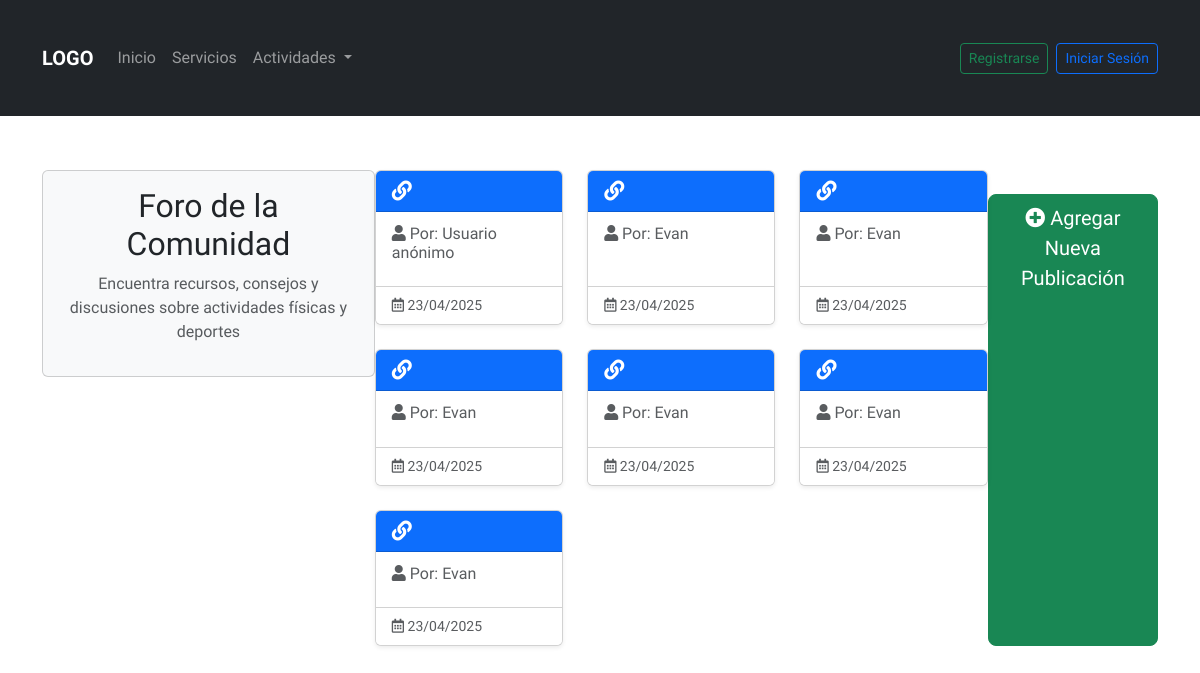
Before: /foro.php with the older database file.
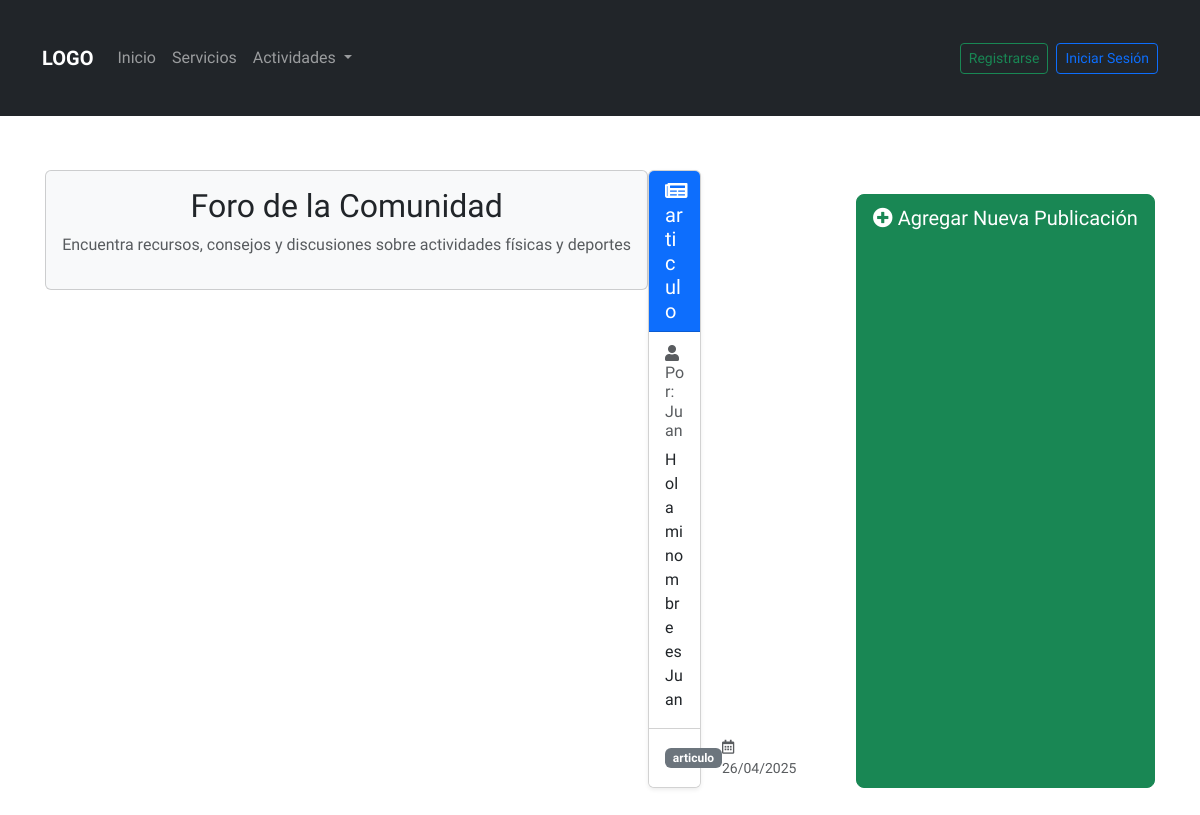
After: the same page with the newer database file.
### tables this page shows
CREATE TABLE `foro` (
  `PUBLICACION_ID` int(11) NOT NULL,
  `USUARIO_ID` int(11) DEFAULT NULL,
  `CONTENIDO` varchar(255) DEFAULT NULL,
  `FECHA_PUBLICACION` date DEFAULT NULL,
  `TIPO` varchar(100) DEFAULT NULL
);

CREATE TABLE `usuarios` (
  `USUARIOS_ID` int(11) NOT NULL,
  `NOMBRE` varchar(100) DEFAULT NULL,
  `APELLIDO` varchar(100) DEFAULT NULL,
  `EMAIL` varchar(100) DEFAULT NULL,
  `PASSWORD` varchar(255) DEFAULT NULL,
  `ROL` varchar(10) DEFAULT NULL,
  `FECHA_REGISTRO` date DEFAULT NULL
);

### foro.php (the view, shortened to what this page needs)
<?php
    require_once('functions/conexion.php');
    require_once('includes/header.php');
    require_once('includes/navbar.php');
?>
<div class="container mt-4">
    <div class="row mb-4">
        <div class="col-12">
            <div class="card bg-light">
                <div class="card-body">
                    <h2 class="text-center">Foro de la Comunidad</h2>
                    <p class="text-center text-muted">Encuentra recursos, consejos y discusiones sobre actividades físicas y deportes</p>
                </div>
            </div>
        </div>
    </div>
    <div class="row">
        <?php
        $query = "SELECT PUBLICACION_ID, USUARIO_ID, CONTENIDO, FECHA_PUBLICACION, TIPO,
                         usuarios.NOMBRE
                  FROM foro
                  LEFT JOIN usuarios ON foro.USUARIO_ID = usuarios.USUARIOS_ID
                  ORDER BY FECHA_PUBLICACION DESC";
        $result = $conexion->query($query);
        if ($result && $result->num_rows > 0) {
            while ($row = $result->fetch_assoc()) {
                $icon = "fas fa-link";
                if ($row['TIPO'] == 'video') {
                    $icon = "fas fa-video";
                } elseif ($row['TIPO'] == 'imagen') {
                    $icon = "fas fa-image";
                } elseif ($row['TIPO'] == 'articulo') {
                    $icon = "fas fa-newspaper";
                }
        ?>
            <div class="col-md-4 mb-4">
                <div class="card h-100 shadow-sm">
                    <div class="card-header bg-primary text-white">
                        <h5 class="card-title mb-0">
                            <i class="<?php echo $icon; ?>"></i> <?php echo htmlspecialchars($row['TIPO']); ?>
                        </h5>
                    </div>
                    <div class="card-body">
                        <h6 class="card-subtitle mb-2 text-muted">
                            <i class="fas fa-user"></i> Por: <?php echo $row['NOMBRE'] ? htmlspecialchars($row['NOMBRE']) : 'Usuario anónimo'; ?>
                        </h6>
                        <p class="card-text"><?php echo htmlspecialchars($row['CONTENIDO']); ?></p>
                    </div>
                    <div class="card-footer bg-white">
                        <div class="d-flex justify-content-between align-items-center">
                            <span class="badge bg-secondary"><?php echo htmlspecialchars($row['TIPO']); ?></span>
                            <small class="text-muted">
                                <i class="far fa-calendar-alt"></i> <?php echo date('d/m/Y', strtotime($row['FECHA_PUBLICACION'])); ?>
                            </small>
                        </div>
                    </div>
                </div>
            </div>
        <?php
            }
        } else {
            echo '<div class="alert alert-info text-center">No hay publicaciones disponibles en el foro. ¡Sé el primero en compartir algo!</div>';
        }
        ?>
    </div>
    <div class="d-flex justify-content-center mt-4 mb-4">
        <a href="functions/Post.php" class="btn btn-success btn-lg">
            <i class="fas fa-plus-circle"></i> Agregar Nueva Publicación
        </a>
    </div>
</div>
<?php require_once('includes/footer.php'); ?>

### includes/header.php (shortened to what this page needs)
<!DOCTYPE html>
<html lang="en">
<head>
    <link rel="stylesheet" href="assets/styles/styles.css">
    <link rel="stylesheet" href="assets/styles/solicitudes.css">
    <link href="https://cdn.jsdelivr.net/npm/bootstrap@5.3.5/dist/css/bootstrap.min.css" rel="stylesheet">
</head>
<body>

### includes/navbar.php (shortened to what this page needs)
<nav class="navbar navbar-expand-lg navbar-dark bg-dark">
  <div class="container">
    <a class="navbar-brand" href="index.php">
      <span class="fw-bold">LOGO</span>
    </a>
    <div class="collapse navbar-collapse justify-content-between" id="navbarNav">
      <ul class="navbar-nav">
        <li class="nav-item">
          <a class="nav-link" href="index.php">Inicio</a>
        </li>
        <li class="nav-item">
          <a class="nav-link" href="servicios.php">Servicios</a>
        </li>
        <li class="nav-item dropdown">
          <a class="nav-link dropdown-toggle" href="#" role="button" data-bs-toggle="dropdown" aria-expanded="false">
            Actividades
          </a>
        </li>
      </ul>
      <div class="d-flex align-items-center">
        <?php if (isset($_SESSION['usuario'])): ?>
          <span class="text-light me-3">Hola, <?php echo $_SESSION['usuario']['NOMBRE']; ?></span>
          <a href="perfil.php" class="btn btn-outline-primary btn-sm me-2">Mi Perfil</a>
          <a href="functions/logout.php" class="btn btn-outline-danger btn-sm">Cerrar Sesión</a>
        <?php else: ?>
          <a href="functions/register.php" class="btn btn-outline-success btn-sm me-2">Registrarse</a>
          <a href="functions/login.php" class="btn btn-outline-primary btn-sm">Iniciar Sesión</a>
        <?php endif; ?>
      </div>
    </div>
  </div>
</nav>

### includes/footer.php (shortened to what this page needs)
</body>
</html>

### assets/css/styles.css (style rules this page uses)
* { text-decoration: none; list-style: none; font-family: "Work Sans", sans-serif; margin: 0; padding: 0; }

### assets/css/solicitudes.css (style rules this page uses)
body { font-family: Arial, sans-serif; margin: 0; padding: 0; background-color: #f5f5f5; }
.container { display: flex; justify-content: center; padding: 30px; }

### includes/header.php (style rules this page uses)
body { overflow-x: hidden; }

Changed rows visible on the page:
removed foro: shows "Usuario anónimo", FECHA_PUBLICACION "23/04/2025"
removed foro: USUARIO_ID.NOMBRE "Evan", FECHA_PUBLICACION "23/04/2025"
removed foro: USUARIO_ID.NOMBRE "Evan", FECHA_PUBLICACION "23/04/2025"
removed foro: USUARIO_ID.NOMBRE "Evan", FECHA_PUBLICACION "23/04/2025"
removed foro: USUARIO_ID.NOMBRE "Evan", FECHA_PUBLICACION "23/04/2025"
removed foro: USUARIO_ID.NOMBRE "Evan", FECHA_PUBLICACION "23/04/2025"
removed foro: USUARIO_ID.NOMBRE "Evan", FECHA_PUBLICACION "23/04/2025"
added foro: TIPO "articulo", USUARIO_ID.NOMBRE "Juan", CONTENIDO "Hola mi nombre es Juan", FECHA_PUBLICACION "26/04/2025"
